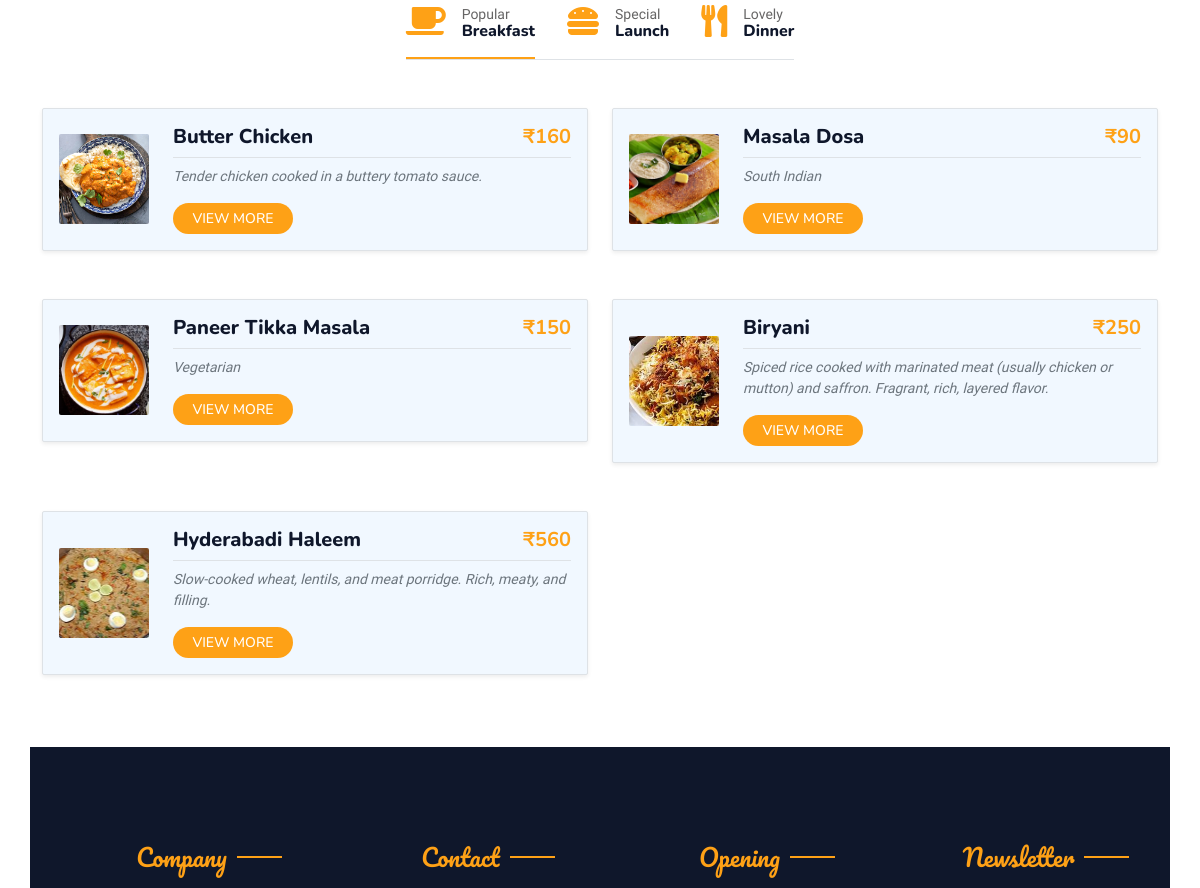
/food_app/filter_page_function/Indian (middle part), run on an earlier commit of the app's database.
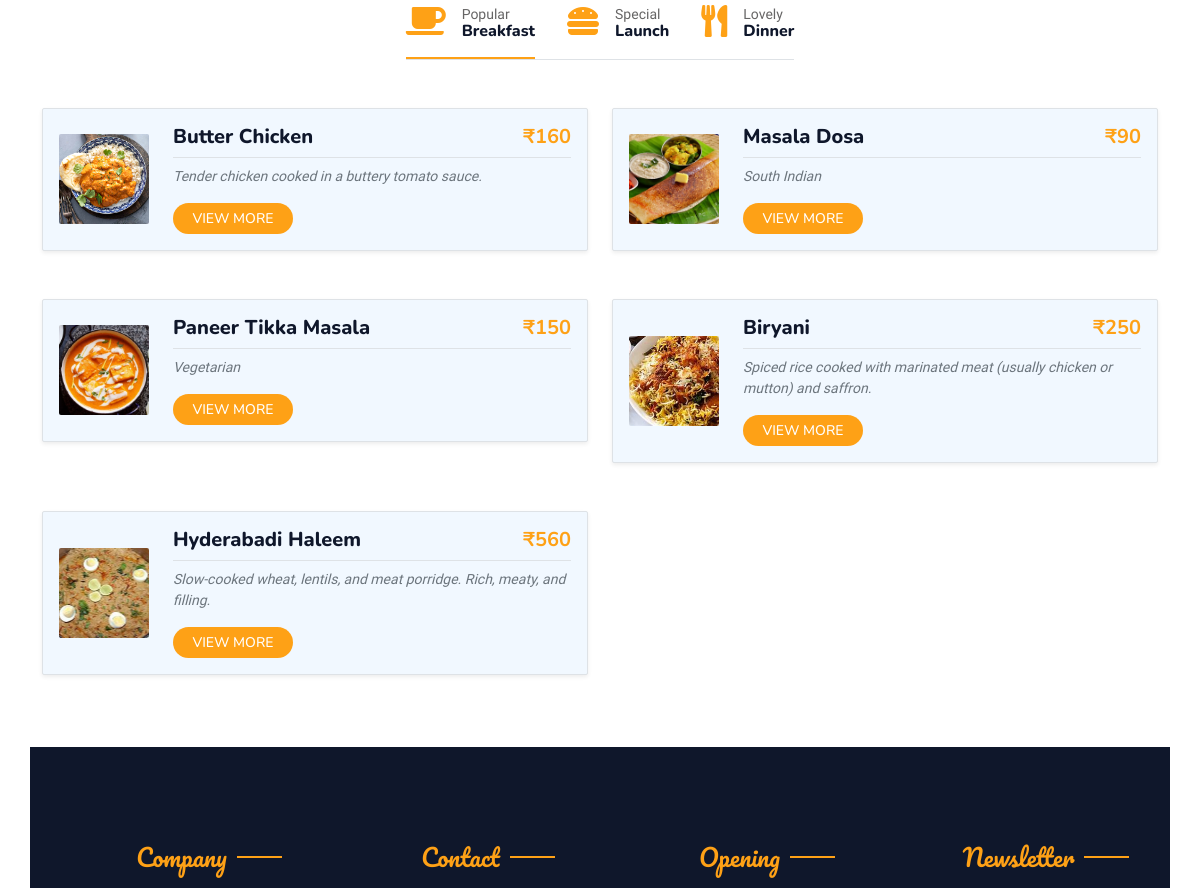
And on a later commit of the database.
### admin_app/models.py (models this page shows)
class FoodDB(models.Model):
    FOOD_NAME=models.CharField(max_length=100,null=True,blank=True)
    FOOD_CATAGORY=models.CharField(max_length=100,null=True,blank=True)
    FOOD_PRICE=models.IntegerField(null=True,blank=True)
    FOOD_DESCRIPTION=models.CharField(max_length=100,null=True,blank=True)
    FOOD_IMAGE=models.ImageField(upload_to="food_catagory",null=True,blank=True)

### webapp/views.py (the view)
# urls.py: path('filter_page_function/<food_cate>',views.filter_page_function,name="filter_page_function"),
def filter_page_function(request,food_cate):
    foods = FoodDB.objects.filter(FOOD_CATAGORY=food_cate)
    catagories = CatagoryDB.objects.all()
    return render(request,template_name="filter.html",context={'foods':foods,'catagories':catagories})

### webapp/templates/filter.html (shortened to what this page needs)
<!DOCTYPE html>
{% load static %}
<html lang="en">
<head>
    <link href="https://cdnjs.cloudflare.com/ajax/libs/font-awesome/5.10.0/css/all.min.css" rel="stylesheet">
    <link href="https://cdn.jsdelivr.net/npm/bootstrap-icons@1.4.1/font/bootstrap-icons.css" rel="stylesheet">
    <link href="{% static 'dashboard/lib/animate/animate.min.css' %}" rel="stylesheet">
    <link href="{% static 'dashboard/lib/owlcarousel/assets/owl.carousel.min.css' %}" rel="stylesheet">
    <link href="{% static 'dashboard/lib/tempusdominus/css/tempusdominus-bootstrap-4.min.css' %}" rel="stylesheet" />
    <link href="{% static 'dashboard/css/bootstrap.min.css' %}" rel="stylesheet">
    <link href="{% static 'dashboard/css/style.css' %}" rel="stylesheet">
</head>
<body>
    <div class="container-xxl bg-white p-0">
        <div class="container-xxl py-5">
            <div class="container">
                <div class="tab-class text-center wow fadeInUp" data-wow-delay="0.1s">
                    <ul class="nav nav-pills d-inline-flex justify-content-center border-bottom mb-5">
                        <li class="nav-item">
                            <a class="d-flex align-items-center text-start mx-3 ms-0 pb-3 active" data-bs-toggle="pill" href="#tab-1">
                                <i class="fa fa-coffee fa-2x text-primary"></i>
                                <div class="ps-3">
                                    <small class="text-body">Popular</small>
                                    <h6 class="mt-n1 mb-0">Breakfast</h6>
                                </div>
                            </a>
                        </li>
                        <li class="nav-item">
                            <a class="d-flex align-items-center text-start mx-3 pb-3" data-bs-toggle="pill" href="#tab-2">
                                <i class="fa fa-hamburger fa-2x text-primary"></i>
                                <div class="ps-3">
                                    <small class="text-body">Special</small>
                                    <h6 class="mt-n1 mb-0">Launch</h6>
                                </div>
                            </a>
                        </li>
                        <li class="nav-item">
                            <a class="d-flex align-items-center text-start mx-3 me-0 pb-3" data-bs-toggle="pill" href="#tab-3">
                                <i class="fa fa-utensils fa-2x text-primary"></i>
                                <div class="ps-3">
                                    <small class="text-body">Lovely</small>
                                    <h6 class="mt-n1 mb-0">Dinner</h6>
                                </div>
                            </a>
                        </li>
                    </ul>
                    <div class="tab-content">
                        <div id="tab-1" class="tab-pane fade show p-0 active">
                            <div class="row g-4">
                                {% for i in foods %}
<div class="col-lg-6 mb-4">
    <div class="d-flex align-items-center p-3 border rounded shadow-sm bg-light">
        <img class="flex-shrink-0 img-fluid rounded" src="{{i.FOOD_IMAGE.url}}" alt="" style="width: 90px; height: 90px; object-fit: cover;">
        <div class="w-100 d-flex flex-column text-start ps-4">
            <h5 class="d-flex justify-content-between border-bottom pb-2 mb-2">
                <span>{{ i.FOOD_NAME }}</span>
                <span class="text-primary fw-bold">₹{{ i.FOOD_PRICE }}</span>
            </h5>
            <small class="fst-italic text-muted">{{ i.FOOD_DESCRIPTION }}</small>
            <a href="{% url 'single_page' food_id=i.id %}"
               class="btn btn-sm mt-3 text-white"
               style="background-color: #FEA116; border-radius: 20px; width: 120px;">
               View More
            </a>
        </div>
    </div>
</div>
{% endfor %}
        <div class="container-fluid bg-dark text-light footer pt-5 mt-5 wow fadeIn" data-wow-delay="0.1s">
            <div class="container py-5">
                <div class="row g-5">
                    <div class="col-lg-3 col-md-6">
                        <h4 class="section-title ff-secondary text-start text-primary fw-normal mb-4">Company</h4>
                    </div>
                    <div class="col-lg-3 col-md-6">
                        <h4 class="section-title ff-secondary text-start text-primary fw-normal mb-4">Contact</h4>
                    </div>
                    <div class="col-lg-3 col-md-6">
                        <h4 class="section-title ff-secondary text-start text-primary fw-normal mb-4">Opening</h4>
                    </div>
                    <div class="col-lg-3 col-md-6">
                        <h4 class="section-title ff-secondary text-start text-primary fw-normal mb-4">Newsletter</h4>
                    </div>
                </div>
            </div>
        </div>
    </div>
</body>
</html>

### webapp/static/dashboard/css/style.css (style rules this page uses)
:root { --primary: #FEA116; --light: #F1F8FF; --dark: #0F172B; }
.ff-secondary { font-family: 'Pacifico', cursive; }
.btn { font-family: 'Nunito', sans-serif; font-weight: 500; text-transform: uppercase; transition: .5s; }
.section-title { position: relative; display: inline-block; }
.section-title::before { position: absolute; content: ""; width: 45px; height: 2px; top: 50%; left: -55px; margin-top: -1px; background: var(--primary); }
.section-title::after { position: absolute; content: ""; width: 45px; height: 2px; top: 50%; right: -55px; margin-top: -1px; background: var(--primary); }
.section-title.text-start::before, .section-title.text-end::after { display: none; }
.nav-pills .nav-item .active { border-bottom: 2px solid var(--primary); }

What changed in the data, as far as the page shows it:
changed FoodDB "Biryani": FOOD_DESCRIPTION "Spiced rice cooked with marinated meat (usually chicken or mutton) and saffron. Fragrant, rich, layered flavor." → "Spiced rice cooked with marinated meat (usually chicken or mutton) and saffron."
